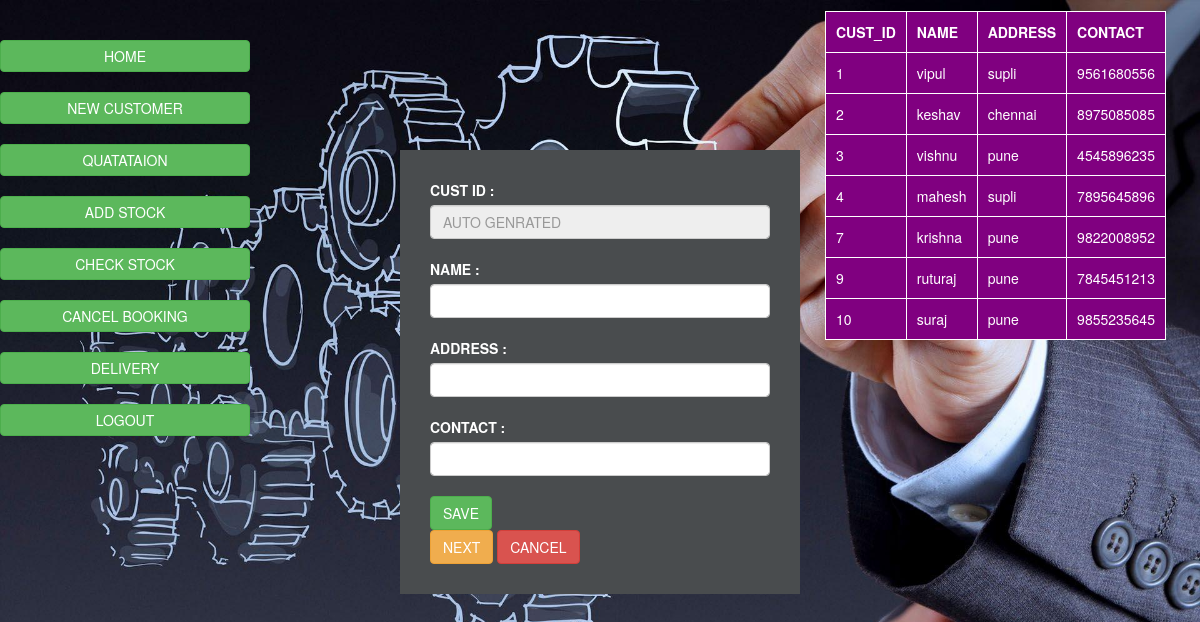
The app's page /newcustomer.php with its own data.
### tables this page shows
CREATE TABLE `newcustmer` (
  `CUST_ID` int(11) NOT NULL,
  `NAME` varchar(20) NOT NULL,
  `ADDRESS` varchar(20) NOT NULL,
  `CONTACT` varchar(10) NOT NULL
);

### newcustomer.php (the view, shortened to what this page needs)
<!DOCTYPE html>
<html lang="en">
<head>
    <link rel="stylesheet" href="Bootstrap/bootstrap.css">
    <link rel="stylesheet" href="Bootstrap/mainstyle.css">
    <link rel="stylesheet" href="https://maxcdn.bootstrapcdn.com/bootstrap/3.4.1/css/bootstrap.min.css">
</head>
<body>
    <div class="sidenav">
        <button onclick="location.href='mainpage.php'" class="btn btn-success block"
            onclick="myFunction()">HOME</button>
        <button onclick="location.href='newcustomer.php'" class="btn btn-success block">NEW CUSTOMER</button>
        <button onclick="location.href='quatation.php'" class="btn btn-success">QUATATAION</button>
        <button onclick="location.href='addstock.php'" class="btn btn-success">ADD STOCK</button>
        <button onclick="location.href='checkstock.php'" class="btn btn-success">CHECK STOCK</button>
        <button onclick="location.href='cancelbooking.php'" class="btn btn-success">CANCEL BOOKING</button>
        <button onclick="location.href='delevery.php'" class="btn btn-success">DELIVERY</button>
        <button class="btn btn-success" onclick="myFunction()">LOGOUT</button>
    </div>
    <div class="main">
        <div class="container-fluid">
            <div class="row">
                <div class="col-sm-4"></div>
                <div class="col-sm-4 inputform">
                    <form method="post" action="newcustmerdatabase.php">
                        <label for=""> CUST ID :</label><input disabled class="form-control"
                            placeholder="AUTO GENRATED"><br>
                        <label for=""> NAME :</label><input type="text" name="cname" class="form-control"><br>
                        <label for=""> ADDRESS :</label><input type="text" name="address" class="form-control"><br>
                        <label for=""> CONTACT :</label><input type="text" name="contact" class="form-control"><br>
                        <button class="btn btn-success" name="submit" type="submit">SAVE</button>
                    </form>
                    <button class="btn btn-warning" onclick="location.href='bookingpage.php'">NEXT</button>
                    <button class="btn btn-danger">CANCEL</button>
                </div>
                <div class="col-sm-4">
                    <?php
include 'database_conn.php';
$sql = "select * from newcustmer";
$result = $conn->query($sql);
echo "<table border='1'>
<tr>
<th>CUST_ID</th>
<th>NAME</th>
<th>ADDRESS</th>
<th>CONTACT </th>
</tr>";
if ($result->num_rows > 0) {
    while($row = $result->fetch_assoc()) {
        echo "<tr>";
        echo "<td>" . $row['CUST_ID'] . "</td>";
        echo "<td>" . $row['NAME'] . "</td>";
        echo "<td>" . $row['ADDRESS'] . "</td>";
        echo "<td>" . $row['CONTACT'] . "</td>";
        echo "</tr>";
    }
} else {
    echo "0 results";
}
?>
                </div>
            </div>
        </div>
    </div>
</body>
</html>

### newcustomer.php (style rules this page uses)
body { background-image: url("images/bg.jpg"); background-repeat: no-repeat; background-size: cover; color:white; }
table, th, td { border: 1px solid; padding: 10px; margin: 10px; background-color:purple; }
.inputform { padding: 30px; margin-top: 150px; width: 50%; background-color: rgb(73, 76, 78); }
.sidenav { height: 100%; width: 250px; position: fixed; z-index: 1; top: 0; left: 0; overflow-x: hidden; padding-top: 20px; }
.sidenav button { margin-top: 20px; text-decoration: none; padding: 5px; width: 100%; }

### records on screen
newcustmer: CUST_ID "1", NAME "vipul", ADDRESS "supli", CONTACT "9561680556"
newcustmer: CUST_ID "2", NAME "keshav", ADDRESS "chennai", CONTACT "8975085085"
newcustmer: CUST_ID "3", NAME "vishnu", ADDRESS "pune", CONTACT "4545896235"
newcustmer: CUST_ID "4", NAME "mahesh", ADDRESS "supli", CONTACT "7895645896"
newcustmer: CUST_ID "7", NAME "krishna", ADDRESS "pune", CONTACT "9822008952"
newcustmer: CUST_ID "9", NAME "ruturaj", ADDRESS "pune", CONTACT "7845451213"
newcustmer: CUST_ID "10", NAME "suraj", ADDRESS "pune", CONTACT "9855235645"
